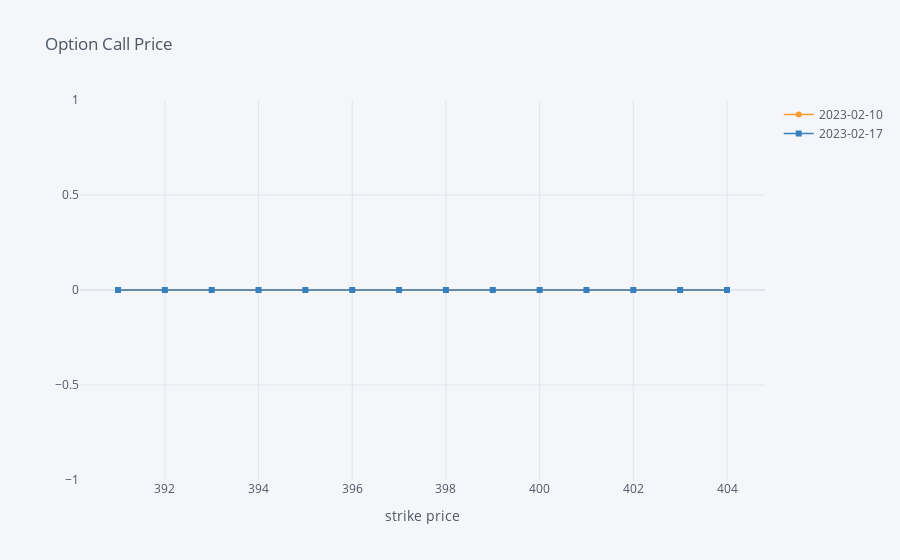

Write notebook code for a chart like this one.
### Markdown cell above
# Visualize

### Code cell
call_close.iplot(mode='lines+markers', symbol=['circle-dot', 'square'], size=6, 
                 title='Option Call Price', xTitle='strike price')

### Figure 1 — Plotly figure (JSON) as saved in the notebook; plotly's stock layout.template omitted (floating-point values rounded to 4 significant figures)
{"data": [{"line": {"color": "rgba(255, 153, 51, 1.0)", "dash": "solid", "shape": "linear", "width": 1.3}, "marker": {"size": 6, "symbol": "circle-dot"}, "mode": "lines+markers", "name": "2023-02-10", "text": "", "type": "scatter", "x": [391, 392, 393, 394, 395, 396, 397, 398, 399, 400, 401, 402, 403, 404], "y": [0, 0, 0, 0, 0, 0, 0, 0, 0, 0, 0, 0, 0, 0]}, {"line": {"color": "rgba(55, 128, 191, 1.0)", "dash": "solid", "shape": "linear", "width": 1.3}, "marker": {"size": 6, "symbol": "square"}, "mode": "lines+markers", "name": "2023-02-17", "text": "", "type": "scatter", "x": [391, 392, 393, 394, 395, 396, 397, 398, 399, 400, 401, 402, 403, 404], "y": [0, 0, 0, 0, 0, 0, 0, 0, 0, 0, 0, 0, 0, 0]}], "layout": {"legend": {"bgcolor": "#F5F6F9", "font": {"color": "#4D5663"}}, "paper_bgcolor": "#F5F6F9", "plot_bgcolor": "#F5F6F9", "title": {"font": {"color": "#4D5663"}, "text": "Option Call Price"}, "xaxis": {"gridcolor": "#E1E5ED", "showgrid": true, "tickfont": {"color": "#4D5663"}, "title": {"font": {"color": "#4D5663"}, "text": "strike price"}, "zerolinecolor": "#E1E5ED"}, "yaxis": {"gridcolor": "#E1E5ED", "showgrid": true, "tickfont": {"color": "#4D5663"}, "title": {"font": {"color": "#4D5663"}, "text": ""}, "zerolinecolor": "#E1E5ED"}}}
